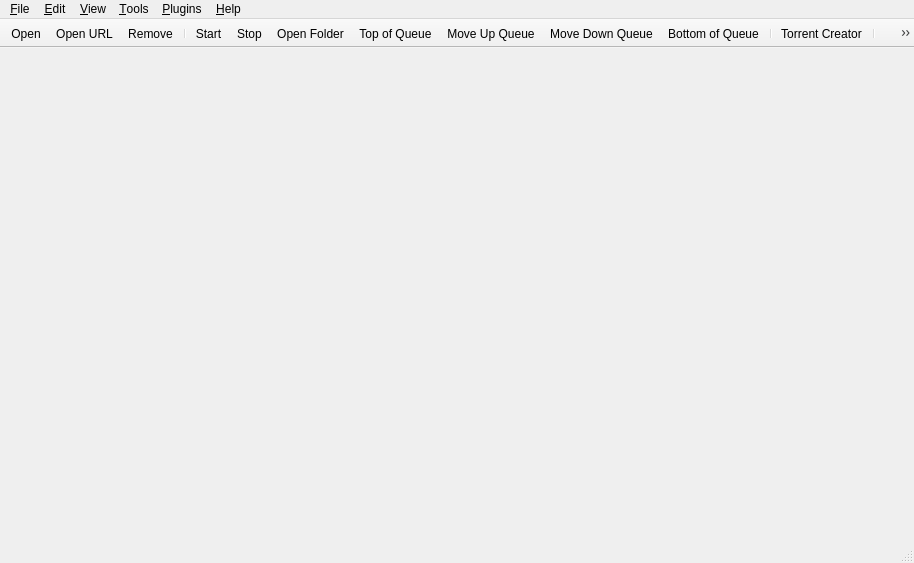
<?xml version="1.0" encoding="UTF-8"?>
<ui version="4.0">
 <class>MainWindow</class>
 <widget class="QMainWindow" name="MainWindow">
  <property name="geometry">
   <rect>
    <x>0</x>
    <y>0</y>
    <width>914</width>
    <height>563</height>
   </rect>
  </property>
  <property name="contextMenuPolicy">
   <enum>Qt::ContextMenuPolicy::CustomContextMenu</enum>
  </property>
  <widget class="QWidget" name="centralWidget">
   <layout class="QVBoxLayout" name="centralWidgetLayout">
    <property name="leftMargin">
     <number>7</number>
    </property>
    <property name="topMargin">
     <number>3</number>
    </property>
    <property name="rightMargin">
     <number>5</number>
    </property>
    <property name="bottomMargin">
     <number>0</number>
    </property>
   </layout>
  </widget>
  <widget class="QMenuBar" name="menubar">
   <property name="geometry">
    <rect>
     <x>0</x>
     <y>0</y>
     <width>914</width>
     <height>20</height>
    </rect>
   </property>
   <widget class="QMenu" name="menuEdit">
    <property name="title">
     <string>&amp;Edit</string>
    </property>
    <addaction name="actionStart"/>
    <addaction name="actionStop"/>
    <addaction name="separator"/>
    <addaction name="actionDelete"/>
    <addaction name="actionTopQueuePos"/>
    <addaction name="actionIncreaseQueuePos"/>
    <addaction name="actionDecreaseQueuePos"/>
    <addaction name="actionBottomQueuePos"/>
    <addaction name="separator"/>
    <addaction name="actionPauseSession"/>
    <addaction name="actionResumeSession"/>
   </widget>
   <widget class="QMenu" name="menuHelp">
    <property name="title">
     <string>&amp;Help</string>
    </property>
    <addaction name="actionDocumentation"/>
    <addaction name="actionCheckForUpdates"/>
    <addaction name="separator"/>
    <addaction name="actionDonateMoney"/>
    <addaction name="actionAbout"/>
   </widget>
   <widget class="QMenu" name="menuOptions">
    <property name="title">
     <string>&amp;Tools</string>
    </property>
    <widget class="QMenu" name="menuAutoShutdownOnDownloadsCompletion">
     <property name="title">
      <string>On Downloads &amp;Done</string>
     </property>
     <addaction name="actionAutoShutdownDisabled"/>
     <addaction name="actionAutoExit"/>
     <addaction name="actionAutoSuspend"/>
     <addaction name="actionAutoHibernate"/>
     <addaction name="actionAutoReboot"/>
     <addaction name="actionAutoShutdown"/>
    </widget>
    <addaction name="actionCreateTorrent"/>
    <addaction name="separator"/>
    <addaction name="actionRSSDownloader"/>
    <addaction name="actionManageCookies"/>
    <addaction name="actionOptions"/>
    <addaction name="separator"/>
    <addaction name="menuAutoShutdownOnDownloadsCompletion"/>
   </widget>
   <widget class="QMenu" name="menuFile">
    <property name="title">
     <string>&amp;File</string>
    </property>
    <addaction name="actionOpen"/>
    <addaction name="actionDownloadFromURL"/>
    <addaction name="actionCloseWindow"/>
    <addaction name="separator"/>
    <addaction name="actionExit"/>
   </widget>
   <widget class="QMenu" name="menuView">
    <property name="title">
     <string>&amp;View</string>
    </property>
    <widget class="QMenu" name="menuLog">
     <property name="title">
      <string>&amp;Log</string>
     </property>
     <addaction name="actionExecutionLogs"/>
     <addaction name="separator"/>
     <addaction name="actionNormalMessages"/>
     <addaction name="actionInformationMessages"/>
     <addaction name="actionWarningMessages"/>
     <addaction name="actionCriticalMessages"/>
    </widget>
    <addaction name="separator"/>
    <addaction name="actionTopToolBar"/>
    <addaction name="actionShowStatusbar"/>
    <addaction name="actionShowFiltersSidebar"/>
    <addaction name="actionSpeedInTitleBar"/>
    <addaction name="separator"/>
    <addaction name="actionSearchWidget"/>
    <addaction name="actionRSSReader"/>
    <addaction name="menuLog"/>
    <addaction name="separator"/>
    <addaction name="actionStatistics"/>
    <addaction name="separator"/>
    <addaction name="actionLock"/>
   </widget>
   <widget class="QMenu" name="menuPlugins">
    <property name="title">
     <string>&amp;Plugins</string>
    </property>
    <addaction name="actionManagePlugins"/>
    <addaction name="separator"/>
   </widget>
   <addaction name="menuFile"/>
   <addaction name="menuEdit"/>
   <addaction name="menuView"/>
   <addaction name="menuOptions"/>
   <addaction name="menuPlugins"/>
   <addaction name="menuHelp"/>
  </widget>
  <widget class="QToolBar" name="toolBar">
   <property name="movable">
    <bool>false</bool>
   </property>
   <property name="orientation">
    <enum>Qt::Orientation::Horizontal</enum>
   </property>
   <property name="toolButtonStyle">
    <enum>Qt::ToolButtonStyle::ToolButtonFollowStyle</enum>
   </property>
   <property name="floatable">
    <bool>false</bool>
   </property>
   <attribute name="toolBarArea">
    <enum>TopToolBarArea</enum>
   </attribute>
   <attribute name="toolBarBreak">
    <bool>false</bool>
   </attribute>
   <addaction name="actionOpen"/>
   <addaction name="actionDownloadFromURL"/>
   <addaction name="actionDelete"/>
   <addaction name="separator"/>
   <addaction name="actionStart"/>
   <addaction name="actionStop"/>
   <addaction name="actionOpenDestinationFolder"/>
   <addaction name="actionTopQueuePos"/>
   <addaction name="actionIncreaseQueuePos"/>
   <addaction name="actionDecreaseQueuePos"/>
   <addaction name="actionBottomQueuePos"/>
   <addaction name="separator"/>
   <addaction name="actionCreateTorrent"/>
   <addaction name="separator"/>
   <addaction name="actionRSSDownloader"/>
   <addaction name="actionOptions"/>
   <addaction name="actionLock"/>
  </widget>
  <widget class="QStatusBar" name="statusBar"/>
  <action name="actionOpen">
   <property name="text">
    <string>&amp;Add Torrent File...</string>
   </property>
   <property name="iconText">
    <string>Open</string>
   </property>
  </action>
  <action name="actionExit">
   <property name="text">
    <string>E&amp;xit</string>
   </property>
  </action>
  <action name="actionOptions">
   <property name="text">
    <string>&amp;Options...</string>
   </property>
  </action>
  <action name="actionAbout">
   <property name="text">
    <string>&amp;About</string>
   </property>
  </action>
  <action name="actionStart">
   <property name="text">
    <string>Sta&amp;rt</string>
   </property>
  </action>
  <action name="actionStop">
   <property name="text">
    <string>Sto&amp;p</string>
   </property>
  </action>
  <action name="actionResumeSession">
   <property name="text">
    <string>R&amp;esume Session</string>
   </property>
  </action>
  <action name="actionPauseSession">
   <property name="text">
    <string>Pau&amp;se Session</string>
   </property>
  </action>
  <action name="actionDelete">
   <property name="text">
    <string>&amp;Remove</string>
   </property>
  </action>
  <action name="actionDownloadFromURL">
   <property name="text">
    <string>Add Torrent &amp;Link...</string>
   </property>
   <property name="iconText">
    <string>Open URL</string>
   </property>
  </action>
  <action name="actionCreateTorrent">
   <property name="text">
    <string>Torrent &amp;Creator</string>
   </property>
  </action>
  <action name="actionDocumentation">
   <property name="text">
    <string>&amp;Documentation</string>
   </property>
  </action>
  <action name="actionSetGlobalSpeedLimits">
   <property name="text">
    <string>Set Global Speed Limits...</string>
   </property>
  </action>
  <action name="actionBottomQueuePos">
   <property name="text">
    <string>Bottom of Queue</string>
   </property>
   <property name="toolTip">
    <string>Move to the bottom of the queue</string>
   </property>
   <property name="visible">
    <bool>true</bool>
   </property>
  </action>
  <action name="actionTopQueuePos">
   <property name="text">
    <string>Top of Queue</string>
   </property>
   <property name="toolTip">
    <string>Move to the top of the queue</string>
   </property>
   <property name="visible">
    <bool>true</bool>
   </property>
  </action>
  <action name="actionDecreaseQueuePos">
   <property name="text">
    <string>Move Down Queue</string>
   </property>
   <property name="toolTip">
    <string>Move down in the queue</string>
   </property>
   <property name="visible">
    <bool>true</bool>
   </property>
  </action>
  <action name="actionIncreaseQueuePos">
   <property name="text">
    <string>Move Up Queue</string>
   </property>
   <property name="toolTip">
    <string>Move up in the queue</string>
   </property>
   <property name="visible">
    <bool>true</bool>
   </property>
  </action>
  <action name="actionUseAlternativeSpeedLimits">
   <property name="checkable">
    <bool>true</bool>
   </property>
   <property name="text">
    <string>Alternative Speed Limits</string>
   </property>
   <property name="toolTip">
    <string>Alternative Speed Limits</string>
   </property>
  </action>
  <action name="actionTopToolBar">
   <property name="checkable">
    <bool>true</bool>
   </property>
   <property name="text">
    <string>&amp;Top Toolbar</string>
   </property>
   <property name="toolTip">
    <string>Display Top Toolbar</string>
   </property>
  </action>
  <action name="actionShowStatusbar">
   <property name="checkable">
    <bool>true</bool>
   </property>
   <property name="text">
    <string>Status &amp;Bar</string>
   </property>
  </action>
  <action name="actionShowFiltersSidebar">
   <property name="checkable">
    <bool>true</bool>
   </property>
   <property name="text">
    <string>Filters Sidebar</string>
   </property>
  </action>
  <action name="actionSpeedInTitleBar">
   <property name="checkable">
    <bool>true</bool>
   </property>
   <property name="text">
    <string>S&amp;peed in Title Bar</string>
   </property>
   <property name="toolTip">
    <string>Show Transfer Speed in Title Bar</string>
   </property>
  </action>
  <action name="actionRSSReader">
   <property name="checkable">
    <bool>true</bool>
   </property>
   <property name="text">
    <string>&amp;RSS Reader</string>
   </property>
  </action>
  <action name="actionSearchWidget">
   <property name="checkable">
    <bool>true</bool>
   </property>
   <property name="text">
    <string>Search &amp;Engine</string>
   </property>
  </action>
  <action name="actionLock">
   <property name="text">
    <string>L&amp;ock qBittorrent</string>
   </property>
   <property name="iconText">
    <string>Lock</string>
   </property>
   <property name="shortcut">
    <string notr="true">Ctrl+L</string>
   </property>
  </action>
  <action name="actionDonateMoney">
   <property name="text">
    <string>Do&amp;nate!</string>
   </property>
   <property name="toolTip">
    <string>If you like qBittorrent, please donate!</string>
   </property>
  </action>
  <action name="actionAutoExit">
   <property name="checkable">
    <bool>true</bool>
   </property>
   <property name="text">
    <string>&amp;Exit qBittorrent</string>
   </property>
  </action>
  <action name="actionAutoSuspend">
   <property name="checkable">
    <bool>true</bool>
   </property>
   <property name="text">
    <string>&amp;Suspend System</string>
   </property>
  </action>
  <action name="actionAutoHibernate">
   <property name="checkable">
    <bool>true</bool>
   </property>
   <property name="text">
    <string>&amp;Hibernate System</string>
   </property>
  </action>
  <action name="actionAutoShutdown">
   <property name="checkable">
    <bool>true</bool>
   </property>
   <property name="text">
    <string>Sh&amp;utdown System</string>
   </property>
  </action>
  <action name="actionAutoReboot">
   <property name="checkable">
    <bool>true</bool>
   </property>
   <property name="text">
    <string>&amp;Reboot System</string>
   </property>
  </action>
  <action name="actionAutoShutdownDisabled">
   <property name="checkable">
    <bool>true</bool>
   </property>
   <property name="text">
    <string>&amp;Do nothing</string>
   </property>
  </action>
  <action name="actionToggleVisibility">
   <property name="text">
    <string>Show</string>
   </property>
  </action>
  <action name="actionMinimize">
   <property name="text">
    <string notr="true">Minimize</string>
   </property>
  </action>
  <action name="actionStatistics">
   <property name="text">
    <string>&amp;Statistics</string>
   </property>
  </action>
  <action name="actionCheckForUpdates">
   <property name="text">
    <string>Check for Updates</string>
   </property>
   <property name="toolTip">
    <string>Check for Program Updates</string>
   </property>
  </action>
  <action name="actionManageCookies">
   <property name="text">
    <string>Manage Cookies...</string>
   </property>
   <property name="toolTip">
    <string>Manage stored network cookies</string>
   </property>
  </action>
  <action name="actionExecutionLogs">
   <property name="checkable">
    <bool>true</bool>
   </property>
   <property name="text">
    <string>Show</string>
   </property>
  </action>
  <action name="actionNormalMessages">
   <property name="checkable">
    <bool>true</bool>
   </property>
   <property name="text">
    <string>Normal Messages</string>
   </property>
  </action>
  <action name="actionInformationMessages">
   <property name="checkable">
    <bool>true</bool>
   </property>
   <property name="text">
    <string>Information Messages</string>
   </property>
  </action>
  <action name="actionWarningMessages">
   <property name="checkable">
    <bool>true</bool>
   </property>
   <property name="text">
    <string>Warning Messages</string>
   </property>
  </action>
  <action name="actionCriticalMessages">
   <property name="checkable">
    <bool>true</bool>
   </property>
   <property name="text">
    <string>Critical Messages</string>
   </property>
  </action>
  <action name="actionCloseWindow">
   <property name="text">
    <string>Close Window</string>
   </property>
  </action>
  <action name="actionOpenDestinationFolder">
   <property name="text">
    <string>Open Destination Folder</string>
   </property>
   <property name="iconText">
    <string>Open Folder</string>
   </property>
  </action>
  <action name="actionManagePlugins">
   <property name="text">
    <string>Manage Plugins...</string>
   </property>
   <property name="toolTip">
    <string>Manage installed plugins</string>
   </property>
  </action>
  <action name="actionRSSDownloader">
   <property name="text">
    <string>RSS Downloader</string>
   </property>
  </action>
 </widget>
 <resources/>
 <connections/>
</ui>
